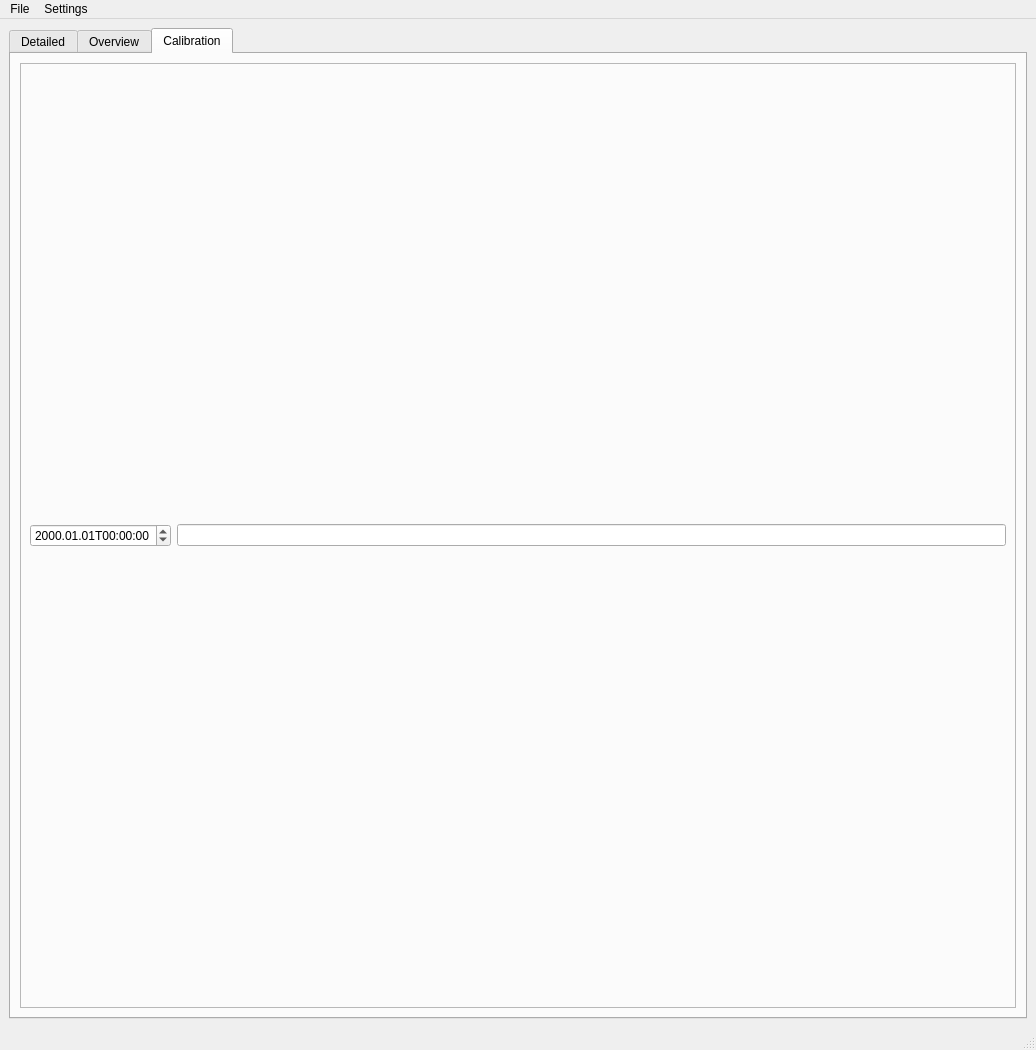
<?xml version="1.0" encoding="UTF-8"?>
<ui version="4.0">
 <class>MainWindow</class>
 <widget class="QMainWindow" name="MainWindow">
  <property name="windowModality">
   <enum>Qt::WindowModality::NonModal</enum>
  </property>
  <property name="geometry">
   <rect>
    <x>0</x>
    <y>0</y>
    <width>1036</width>
    <height>1050</height>
   </rect>
  </property>
  <property name="windowTitle">
   <string>Fylgje</string>
  </property>
  <property name="documentMode">
   <bool>false</bool>
  </property>
  <property name="tabShape">
   <enum>QTabWidget::TabShape::Rounded</enum>
  </property>
  <widget class="QWidget" name="centralwidget">
   <layout class="QGridLayout" name="gridLayout_13">
    <item row="0" column="0">
     <widget class="QTabWidget" name="tabViewsWidget">
      <property name="currentIndex">
       <number>2</number>
      </property>
      <property name="tabsClosable">
       <bool>false</bool>
      </property>
      <property name="tabBarAutoHide">
       <bool>true</bool>
      </property>
      <widget class="QWidget" name="tabViewDetailed">
       <attribute name="title">
        <string>Detailed</string>
       </attribute>
       <layout class="QGridLayout" name="gridLayout_11">
        <item row="0" column="0">
         <widget class="QFrame" name="arcFrame">
          <property name="sizePolicy">
           <sizepolicy hsizetype="Maximum" vsizetype="Minimum">
            <horstretch>0</horstretch>
            <verstretch>0</verstretch>
           </sizepolicy>
          </property>
          <property name="frameShape">
           <enum>QFrame::Shape::NoFrame</enum>
          </property>
          <layout class="QGridLayout" name="gridLayout_6">
           <property name="leftMargin">
            <number>5</number>
           </property>
           <property name="topMargin">
            <number>5</number>
           </property>
           <property name="rightMargin">
            <number>5</number>
           </property>
           <property name="bottomMargin">
            <number>5</number>
           </property>
           <property name="spacing">
            <number>0</number>
           </property>
           <item row="0" column="0">
            <widget class="QFrame" name="frame_2">
             <property name="sizePolicy">
              <sizepolicy hsizetype="Preferred" vsizetype="Fixed">
               <horstretch>0</horstretch>
               <verstretch>0</verstretch>
              </sizepolicy>
             </property>
             <property name="frameShape">
              <enum>QFrame::Shape::NoFrame</enum>
             </property>
             <layout class="QVBoxLayout" name="verticalLayout_4">
              <property name="spacing">
               <number>6</number>
              </property>
              <property name="leftMargin">
               <number>0</number>
              </property>
              <property name="topMargin">
               <number>0</number>
              </property>
              <property name="rightMargin">
               <number>0</number>
              </property>
              <property name="bottomMargin">
               <number>0</number>
              </property>
              <item>
               <widget class="QGroupBox" name="arcBox">
                <property name="title">
                 <string>Arc / meV</string>
                </property>
                <property name="flat">
                 <bool>true</bool>
                </property>
                <layout class="QGridLayout" name="gridLayout_3">
                 <item row="0" column="0">
                  <layout class="QHBoxLayout" name="horizontalLayout_2">
                   <item>
                    <widget class="QRadioButton" name="arcRadio1">
                     <property name="text">
                      <string>2.7</string>
                     </property>
                    </widget>
                   </item>
                   <item>
                    <widget class="QRadioButton" name="arcRadio2">
                     <property name="text">
                      <string>3.2</string>
                     </property>
                    </widget>
                   </item>
                   <item>
                    <widget class="QRadioButton" name="arcRadio3">
                     <property name="text">
                      <string>3.8</string>
                     </property>
                    </widget>
                   </item>
                   <item>
                    <widget class="QRadioButton" name="arcRadio4">
                     <property name="text">
                      <string>4.4</string>
                     </property>
                    </widget>
                   </item>
                   <item>
                    <widget class="QRadioButton" name="arcRadio5">
                     <property name="text">
                      <string>5.0</string>
                     </property>
                    </widget>
                   </item>
                  </layout>
                 </item>
                </layout>
               </widget>
              </item>
             </layout>
            </widget>
           </item>
           <item row="4" column="0">
            <layout class="QHBoxLayout" name="horizontalLayout">
             <property name="spacing">
              <number>1</number>
             </property>
             <item>
              <widget class="QLabel" name="labelPeriod">
               <property name="text">
                <string>Period</string>
               </property>
              </widget>
             </item>
             <item>
              <widget class="QDoubleSpinBox" name="arcPeriodSpin">
               <property name="buttonSymbols">
                <enum>QAbstractSpinBox::ButtonSymbols::UpDownArrows</enum>
               </property>
               <property name="decimals">
                <number>1</number>
               </property>
               <property name="minimum">
                <double>0.200000000000000</double>
               </property>
               <property name="maximum">
                <double>300.000000000000000</double>
               </property>
               <property name="singleStep">
                <double>0.200000000000000</double>
               </property>
               <property name="stepType">
                <enum>QAbstractSpinBox::StepType::DefaultStepType</enum>
               </property>
               <property name="value">
                <double>1.000000000000000</double>
               </property>
              </widget>
             </item>
             <item>
              <widget class="QLabel" name="arcPeriodName">
               <property name="text">
                <string>sec</string>
               </property>
              </widget>
             </item>
             <item>
              <widget class="QCheckBox" name="arcCycleCheck">
               <property name="layoutDirection">
                <enum>Qt::LayoutDirection::LeftToRight</enum>
               </property>
               <property name="text">
                <string>Arc</string>
               </property>
               <property name="tristate">
                <bool>false</bool>
               </property>
              </widget>
             </item>
             <item>
              <widget class="QCheckBox" name="tripletCycleCheck">
               <property name="text">
                <string>Triplet</string>
               </property>
              </widget>
             </item>
             <item>
              <widget class="QCheckBox" name="typeCycleCheck">
               <property name="text">
                <string>Type</string>
               </property>
              </widget>
             </item>
            </layout>
           </item>
           <item row="1" column="0">
            <widget class="QGroupBox" name="tripletBox">
             <property name="sizePolicy">
              <sizepolicy hsizetype="Preferred" vsizetype="Fixed">
               <horstretch>0</horstretch>
               <verstretch>0</verstretch>
              </sizepolicy>
             </property>
             <property name="title">
              <string>Triplet</string>
             </property>
             <property name="checkable">
              <bool>true</bool>
             </property>
             <property name="checked">
              <bool>false</bool>
             </property>
             <layout class="QGridLayout" name="gridLayout_8">
              <property name="leftMargin">
               <number>0</number>
              </property>
              <property name="topMargin">
               <number>0</number>
              </property>
              <property name="rightMargin">
               <number>0</number>
              </property>
              <property name="bottomMargin">
               <number>0</number>
              </property>
              <property name="spacing">
               <number>0</number>
              </property>
              <item row="0" column="1">
               <widget class="QRadioButton" name="tripRadio2">
                <property name="text">
                 <string>2</string>
                </property>
               </widget>
              </item>
              <item row="0" column="0">
               <widget class="QRadioButton" name="tripRadio1">
                <property name="text">
                 <string>1</string>
                </property>
               </widget>
              </item>
              <item row="6" column="0">
               <widget class="QRadioButton" name="tripRadio7">
                <property name="text">
                 <string>7</string>
                </property>
               </widget>
              </item>
              <item row="3" column="0">
               <widget class="QRadioButton" name="tripRadio4">
                <property name="text">
                 <string>4</string>
                </property>
               </widget>
              </item>
              <item row="0" column="2">
               <widget class="QRadioButton" name="tripRadio3">
                <property name="text">
                 <string>3</string>
                </property>
               </widget>
              </item>
              <item row="3" column="1">
               <widget class="QRadioButton" name="tripRadio5">
                <property name="text">
                 <string>5</string>
                </property>
               </widget>
              </item>
              <item row="3" column="2">
               <widget class="QRadioButton" name="tripRadio6">
                <property name="text">
                 <string>6</string>
                </property>
               </widget>
              </item>
              <item row="6" column="1">
               <widget class="QRadioButton" name="tripRadio8">
                <property name="text">
                 <string>8</string>
                </property>
               </widget>
              </item>
              <item row="6" column="2">
               <widget class="QRadioButton" name="tripRadio9">
                <property name="text">
                 <string>9</string>
                </property>
               </widget>
              </item>
             </layout>
            </widget>
           </item>
           <item row="9" column="0">
            <widget class="QFrame" name="frame">
             <property name="sizePolicy">
              <sizepolicy hsizetype="Preferred" vsizetype="Maximum">
               <horstretch>0</horstretch>
               <verstretch>0</verstretch>
              </sizepolicy>
             </property>
             <property name="frameShape">
              <enum>QFrame::Shape::NoFrame</enum>
             </property>
             <layout class="QGridLayout" name="gridLayout_7">
              <item row="0" column="0">
               <widget class="QPushButton" name="resetButton">
                <property name="text">
                 <string>Reset</string>
                </property>
               </widget>
              </item>
              <item row="0" column="1">
               <widget class="QPushButton" name="pauseButton">
                <property name="text">
                 <string>Pause</string>
                </property>
                <property name="checkable">
                 <bool>true</bool>
                </property>
               </widget>
              </item>
             </layout>
            </widget>
           </item>
           <item row="7" column="0">
            <widget class="QFrame" name="timeFrame">
             <property name="frameShape">
              <enum>QFrame::Shape::NoFrame</enum>
             </property>
             <layout class="QGridLayout" name="gridLayout_9">
              <item row="1" column="0">
               <widget class="QFrame" name="timeFrameChoice">
                <property name="frameShape">
                 <enum>QFrame::Shape::NoFrame</enum>
                </property>
                <layout class="QHBoxLayout" name="horizontalLayout_4">
                 <item>
                  <widget class="QRadioButton" name="timeFixed">
                   <property name="text">
                    <string>Fixed</string>
                   </property>
                  </widget>
                 </item>
                 <item>
                  <widget class="QRadioButton" name="timeHistorical">
                   <property name="text">
                    <string>Historical</string>
                   </property>
                  </widget>
                 </item>
                 <item>
                  <widget class="QRadioButton" name="timeLive">
                   <property name="text">
                    <string>Live</string>
                   </property>
                   <property name="checked">
                    <bool>true</bool>
                   </property>
                  </widget>
                 </item>
                </layout>
               </widget>
              </item>
              <item row="0" column="0">
               <widget class="QLabel" name="timeLabel">
                <property name="text">
                 <string>Time</string>
                </property>
               </widget>
              </item>
              <item row="2" column="0">
               <widget class="QFrame" name="timePoints">
                <property name="frameShape">
                 <enum>QFrame::Shape::NoFrame</enum>
                </property>
                <layout class="QHBoxLayout" name="horizontalLayout_3">
                 <item>
                  <widget class="QDateTimeEdit" name="timeBeginning">
                  </widget>
                 </item>
                 <item>
                  <widget class="QDateTimeEdit" name="timeEnding">
                  </widget>
                 </item>
                </layout>
               </widget>
              </item>
             </layout>
            </widget>
           </item>
           <item row="3" column="0">
            <widget class="QGroupBox" name="intTypeBox">
             <property name="sizePolicy">
              <sizepolicy hsizetype="Preferred" vsizetype="Maximum">
               <horstretch>0</horstretch>
               <verstretch>0</verstretch>
              </sizepolicy>
             </property>
             <property name="title">
              <string>Intensity of</string>
             </property>
             <property name="checkable">
              <bool>true</bool>
             </property>
             <property name="checked">
              <bool>true</bool>
             </property>
             <layout class="QGridLayout" name="gridLayout_4">
              <property name="leftMargin">
               <number>0</number>
              </property>
              <property name="topMargin">
               <number>0</number>
              </property>
              <property name="rightMargin">
               <number>0</number>
              </property>
              <property name="bottomMargin">
               <number>0</number>
              </property>
              <property name="spacing">
               <number>0</number>
              </property>
              <item row="0" column="0">
               <widget class="QRadioButton" name="int__x_Radio">
                <property name="text">
                 <string>x</string>
                </property>
               </widget>
              </item>
              <item row="0" column="1">
               <widget class="QRadioButton" name="int__A_Radio">
                <property name="text">
                 <string>A</string>
                </property>
               </widget>
              </item>
              <item row="0" column="2">
               <widget class="QRadioButton" name="int__P_Radio">
                <property name="text">
                 <string>p</string>
                </property>
               </widget>
              </item>
              <item row="4" column="2">
               <widget class="QRadioButton" name="int__B_Radio">
                <property name="text">
                 <string>B</string>
                </property>
               </widget>
              </item>
              <item row="4" column="1">
               <widget class="QRadioButton" name="int_AB_Radio">
                <property name="text">
                 <string>A, B</string>
                </property>
                <property name="checked">
                 <bool>true</bool>
                </property>
               </widget>
              </item>
              <item row="5" column="2">
               <widget class="QRadioButton" name="int__t_Radio">
                <property name="text">
                 <string>t</string>
                </property>
               </widget>
              </item>
              <item row="5" column="1">
               <widget class="QRadioButton" name="int_Pt_Radio">
                <property name="text">
                 <string>p, t</string>
                </property>
               </widget>
              </item>
              <item row="5" column="0">
               <widget class="QRadioButton" name="int_xt_Radio">
                <property name="text">
                 <string>x, t</string>
                </property>
               </widget>
              </item>
              <item row="4" column="0">
               <widget class="QRadioButton" name="int_xP_Radio">
                <property name="text">
                 <string>p, x</string>
                </property>
               </widget>
              </item>
             </layout>
            </widget>
           </item>
           <item row="5" column="0">
            <spacer name="verticalSpacer_2">
             <property name="orientation">
              <enum>Qt::Orientation::Vertical</enum>
             </property>
             <property name="sizeHint" stdset="0">
              <size>
               <width>20</width>
               <height>40</height>
              </size>
             </property>
            </spacer>
           </item>
           <item row="8" column="0">
            <widget class="QFrame" name="frame_3">
             <property name="sizePolicy">
              <sizepolicy hsizetype="Preferred" vsizetype="Maximum">
               <horstretch>0</horstretch>
               <verstretch>0</verstretch>
              </sizepolicy>
             </property>
             <property name="frameShape">
              <enum>QFrame::Shape::NoFrame</enum>
             </property>
             <layout class="QVBoxLayout" name="verticalLayout">
              <item>
               <widget class="QLabel" name="label">
                <property name="text">
                 <string>Intensity</string>
                </property>
               </widget>
              </item>
              <item>
               <widget class="QFrame" name="intMaxFrame">
                <property name="frameShape">
                 <enum>QFrame::Shape::NoFrame</enum>
                </property>
                <layout class="QGridLayout" name="gridLayout">
                 <property name="sizeConstraint">
                  <enum>QLayout::SizeConstraint::SetDefaultConstraint</enum>
                 </property>
                 <property name="spacing">
                  <number>0</number>
                 </property>
                 <item row="1" column="2">
                  <widget class="QSpinBox" name="intMax12">
                   <property name="toolTip">
                    <string>I(b) max</string>
                   </property>
                   <property name="maximum">
                    <number>2147483647</number>
                   </property>
                   <property name="stepType">
                    <enum>QAbstractSpinBox::StepType::DefaultStepType</enum>
                   </property>
                   <property name="value">
                    <number>1</number>
                   </property>
                  </widget>
                 </item>
                 <item row="0" column="1">
                  <widget class="QSpinBox" name="intMax01">
                   <property name="toolTip">
                    <string>I(a) max</string>
                   </property>
                   <property name="maximum">
                    <number>2147483647</number>
                   </property>
                   <property name="stepType">
                    <enum>QAbstractSpinBox::StepType::DefaultStepType</enum>
                   </property>
                   <property name="value">
                    <number>1</number>
                   </property>
                  </widget>
                 </item>
                 <item row="2" column="1">
                  <widget class="QSpinBox" name="intMax21">
                   <property name="toolTip">
                    <string>I(p, t) max</string>
                   </property>
                   <property name="maximum">
                    <number>2147483647</number>
                   </property>
                   <property name="stepType">
                    <enum>QAbstractSpinBox::StepType::DefaultStepType</enum>
                   </property>
                   <property name="value">
                    <number>1</number>
                   </property>
                  </widget>
                 </item>
                 <item row="1" column="0">
                  <widget class="QSpinBox" name="intMax10">
                   <property name="toolTip">
                    <string>I(p, t) max</string>
                   </property>
                   <property name="maximum">
                    <number>2147483647</number>
                   </property>
                   <property name="stepType">
                    <enum>QAbstractSpinBox::StepType::DefaultStepType</enum>
                   </property>
                   <property name="value">
                    <number>1</number>
                   </property>
                  </widget>
                 </item>
                 <item row="0" column="2">
                  <widget class="QSpinBox" name="intMax02">
                   <property name="toolTip">
                    <string>I(p) max</string>
                   </property>
                   <property name="maximum">
                    <number>2147483647</number>
                   </property>
                   <property name="stepType">
                    <enum>QAbstractSpinBox::StepType::DefaultStepType</enum>
                   </property>
                   <property name="value">
                    <number>1</number>
                   </property>
                  </widget>
                 </item>
                 <item row="2" column="0">
                  <widget class="QSpinBox" name="intMax20">
                   <property name="toolTip">
                    <string>I(x, t) max</string>
                   </property>
                   <property name="maximum">
                    <number>2147483647</number>
                   </property>
                   <property name="stepType">
                    <enum>QAbstractSpinBox::StepType::DefaultStepType</enum>
                   </property>
                   <property name="value">
                    <number>1</number>
                   </property>
                  </widget>
                 </item>
                 <item row="1" column="1">
                  <widget class="QSpinBox" name="intMax11">
                   <property name="toolTip">
                    <string>I(a,b) max</string>
                   </property>
                   <property name="maximum">
                    <number>2147483647</number>
                   </property>
                   <property name="stepType">
                    <enum>QAbstractSpinBox::StepType::DefaultStepType</enum>
                   </property>
                   <property name="value">
                    <number>1</number>
                   </property>
                  </widget>
                 </item>
                 <item row="2" column="2">
                  <widget class="QSpinBox" name="intMax22">
                   <property name="toolTip">
                    <string>I(t) max</string>
                   </property>
                   <property name="maximum">
                    <number>2147483647</number>
                   </property>
                   <property name="stepType">
                    <enum>QAbstractSpinBox::StepType::DefaultStepType</enum>
                   </property>
                   <property name="value">
                    <number>1</number>
                   </property>
                  </widget>
                 </item>
                 <item row="0" column="0">
                  <widget class="QSpinBox" name="intMax00">
                   <property name="toolTip">
                    <string>I(x) max</string>
                   </property>
                   <property name="maximum">
                    <number>2147483647</number>
                   </property>
                   <property name="stepType">
                    <enum>QAbstractSpinBox::StepType::DefaultStepType</enum>
                   </property>
                   <property name="value">
                    <number>1</number>
                   </property>
                  </widget>
                 </item>
                </layout>
               </widget>
              </item>
              <item>
               <layout class="QGridLayout" name="intensityLayout">
                <item row="1" column="0">
                 <widget class="QComboBox" name="colormapComboBox">
                  <property name="toolTip">
                   <string>Colormap</string>
                  </property>
                  <property name="currentIndex">
                   <number>3</number>
                  </property>
                  <item>
                   <property name="text">
                    <string>grey</string>
                   </property>
                  </item>
                  <item>
                   <property name="text">
                    <string>hot</string>
                   </property>
                  </item>
                  <item>
                   <property name="text">
                    <string>cold</string>
                   </property>
                  </item>
                  <item>
                   <property name="text">
                    <string>night</string>
                   </property>
                  </item>
                  <item>
                   <property name="text">
                    <string>candy</string>
                   </property>
                  </item>
                  <item>
                   <property name="text">
                    <string>thermal</string>
                   </property>
                  </item>
                 </widget>
                </item>
                <item row="1" column="3">
                 <widget class="QPushButton" name="autoscaleButton">
                  <property name="toolTip">
                   <string>Toggle manual limits</string>
                  </property>
                  <property name="text">
                   <string>autoscale</string>
                  </property>
                  <property name="checkable">
                   <bool>true</bool>
                  </property>
                  <property name="checked">
                   <bool>true</bool>
                  </property>
                  <property name="flat">
                   <bool>false</bool>
                  </property>
                 </widget>
                </item>
                <item row="1" column="2">
                 <widget class="QPushButton" name="scaleButton">
                  <property name="toolTip">
                   <string>Toggle from linear to log scaling</string>
                  </property>
                  <property name="text">
                   <string>log</string>
                  </property>
                  <property name="checkable">
                   <bool>true</bool>
                  </property>
                 </widget>
                </item>
                <item row="1" column="1">
                 <widget class="QCheckBox" name="colormapInvertedCheck">
                  <property name="text">
                   <string>Inverted</string>
                  </property>
                 </widget>
                </item>
               </layout>
              </item>
              <item>
               <widget class="QFrame" name="binsFrame">
                <property name="frameShape">
                 <enum>QFrame::Shape::NoFrame</enum>
                </property>
                <layout class="QGridLayout" name="gridLayout_2">
                 <item row="0" column="1">
                  <widget class="QLabel" name="bins1DLabel">
                   <property name="text">
                    <string>1D</string>
                   </property>
                  </widget>
                 </item>
                 <item row="0" column="2">
                  <widget class="QLabel" name="bins2DLabel">
                   <property name="text">
                    <string>2D</string>
                   </property>
                  </widget>
                 </item>
                 <item row="0" column="0">
                  <widget class="QLabel" name="binsLabel">
                   <property name="text">
                    <string>Bins</string>
                   </property>
                  </widget>
                 </item>
                </layout>
               </widget>
              </item>
             </layout>
            </widget>
           </item>
           <item row="6" column="0">
            <widget class="QFrame" name="frame_4">
             <property name="frameShape">
              <enum>QFrame::Shape::StyledPanel</enum>
             </property>
             <property name="frameShadow">
              <enum>QFrame::Shadow::Raised</enum>
             </property>
             <layout class="QVBoxLayout" name="verticalLayout_2">
              <item>
               <widget class="QLabel" name="label_2">
                <property name="text">
                 <string>Filter (Show in 1D)</string>
                </property>
               </widget>
              </item>
              <item>
               <widget class="QFrame" name="frame_5">
                <property name="frameShape">
                 <enum>QFrame::Shape::StyledPanel</enum>
                </property>
                <property name="frameShadow">
                 <enum>QFrame::Shadow::Raised</enum>
                </property>
                <layout class="QHBoxLayout" name="horizontalLayout_7">
                 <item>
                  <widget class="QCheckBox" name="filter1Included">
                   <property name="text">
                    <string>Included</string>
                   </property>
                  </widget>
                 </item>
                 <item>
                  <widget class="QCheckBox" name="filter1Excluded">
                   <property name="text">
                    <string>Excluded</string>
                   </property>
                  </widget>
                 </item>
                 <item>
                  <widget class="QCheckBox" name="filter1Everything">
                   <property name="text">
                    <string>Everything</string>
                   </property>
                   <property name="checked">
                    <bool>true</bool>
                   </property>
                  </widget>
                 </item>
                </layout>
               </widget>
              </item>
              <item>
               <widget class="QLabel" name="filterLabel">
                <property name="text">
                 <string>Filter (Show in 2D)</string>
                </property>
               </widget>
              </item>
              <item>
               <widget class="QFrame" name="filterButtons">
                <property name="frameShape">
                 <enum>QFrame::Shape::StyledPanel</enum>
                </property>
                <property name="frameShadow">
                 <enum>QFrame::Shadow::Raised</enum>
                </property>
                <layout class="QHBoxLayout" name="horizontalLayout_6">
                 <item>
                  <widget class="QRadioButton" name="filterShowIncluded">
                   <property name="text">
                    <string>Included</string>
                   </property>
                  </widget>
                 </item>
                 <item>
                  <widget class="QRadioButton" name="filterShowExcluded">
                   <property name="text">
                    <string>Excluded</string>
                   </property>
                  </widget>
                 </item>
                 <item>
                  <widget class="QRadioButton" name="filterShowAll">
                   <property name="text">
                    <string>Everything</string>
                   </property>
                   <property name="checked">
                    <bool>true</bool>
                   </property>
                  </widget>
                 </item>
                </layout>
               </widget>
              </item>
             </layout>
            </widget>
           </item>
          </layout>
         </widget>
        </item>
        <item row="0" column="1">
         <widget class="QWidget" name="plotWidget" native="true">
          <property name="sizeIncrement">
           <size>
            <width>1</width>
            <height>1</height>
           </size>
          </property>
          <layout class="QGridLayout" name="plotGrid">
           <property name="leftMargin">
            <number>7</number>
           </property>
           <property name="topMargin">
            <number>7</number>
           </property>
           <property name="rightMargin">
            <number>7</number>
           </property>
           <property name="bottomMargin">
            <number>7</number>
           </property>
          </layout>
         </widget>
        </item>
       </layout>
      </widget>
      <widget class="QWidget" name="tabViewOverview">
       <attribute name="title">
        <string>Overview</string>
       </attribute>
       <layout class="QGridLayout" name="gridLayout_10">
        <item row="0" column="0">
         <layout class="QGridLayout" name="overviewLayout"/>
        </item>
       </layout>
      </widget>
      <widget class="QWidget" name="tabViewCalibration">
       <attribute name="title">
        <string>Calibration</string>
       </attribute>
       <layout class="QGridLayout" name="gridLayout_12">
        <item row="0" column="0">
         <layout class="QGridLayout" name="calibrationLayout">
          <item row="0" column="0">
           <layout class="QVBoxLayout" name="calibrationVerticalLayout">
            <item>
             <widget class="QFrame" name="calibrationInfoLayout">
              <property name="frameShape">
               <enum>QFrame::Shape::StyledPanel</enum>
              </property>
              <property name="frameShadow">
               <enum>QFrame::Shadow::Raised</enum>
              </property>
              <layout class="QHBoxLayout" name="horizontalLayout_5">
               <item>
                <widget class="QDateTimeEdit" name="calibrationTime">
                 <property name="sizePolicy">
                  <sizepolicy hsizetype="Maximum" vsizetype="Fixed">
                   <horstretch>0</horstretch>
                   <verstretch>0</verstretch>
                  </sizepolicy>
                 </property>
                 <property name="displayFormat">
                  <string>yyyy.MM.ddThh:mm:ss</string>
                 </property>
                </widget>
               </item>
               <item>
                <widget class="QLineEdit" name="calibrationInfo"/>
               </item>
              </layout>
             </widget>
            </item>
           </layout>
          </item>
         </layout>
        </item>
       </layout>
      </widget>
     </widget>
    </item>
   </layout>
  </widget>
  <widget class="QMenuBar" name="menubar">
   <property name="geometry">
    <rect>
     <x>0</x>
     <y>0</y>
     <width>1036</width>
     <height>23</height>
    </rect>
   </property>
   <widget class="QMenu" name="menuFylgje">
    <property name="title">
     <string>Settings</string>
    </property>
    <addaction name="actionBroker"/>
    <addaction name="actionTopic"/>
   </widget>
   <widget class="QMenu" name="menuFile">
    <property name="title">
     <string>File</string>
    </property>
    <widget class="QMenu" name="menuCalibration">
     <property name="title">
      <string>Calibration</string>
     </property>
     <addaction name="actionSave_Calibration"/>
     <addaction name="actionLoad_Calibration"/>
    </widget>
    <widget class="QMenu" name="menuData">
     <property name="title">
      <string>Data</string>
     </property>
     <addaction name="actionSaveHDF5"/>
    </widget>
    <addaction name="menuCalibration"/>
    <addaction name="menuData"/>
   </widget>
   <addaction name="menuFile"/>
   <addaction name="menuFylgje"/>
  </widget>
  <widget class="QStatusBar" name="statusbar"/>
  <action name="actionBroker">
   <property name="text">
    <string>Broker</string>
   </property>
  </action>
  <action name="actionTopic">
   <property name="text">
    <string>Topic</string>
   </property>
  </action>
  <action name="actionSave_Calibration">
   <property name="text">
    <string>Save JSON</string>
   </property>
  </action>
  <action name="actionLoad_Calibration">
   <property name="text">
    <string>Load JSON</string>
   </property>
  </action>
  <action name="actionSaveHDF5">
   <property name="text">
    <string>Save HDF5</string>
   </property>
  </action>
 </widget>
 <resources/>
 <connections/>
</ui>
